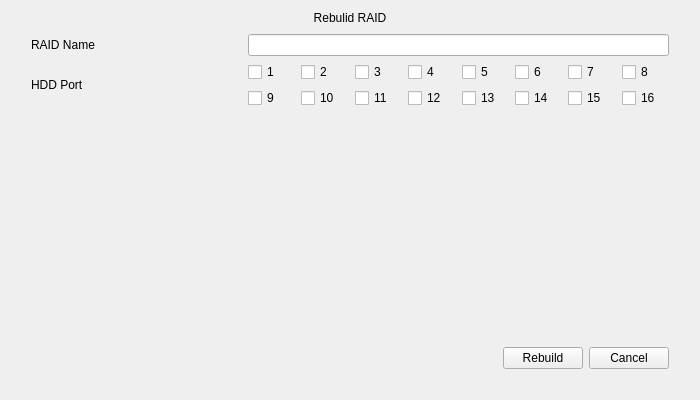
<?xml version="1.0" encoding="UTF-8"?>
<ui version="4.0">
 <class>RebulidRaid</class>
 <widget class="QWidget" name="RebulidRaid">
  <property name="geometry">
   <rect>
    <x>0</x>
    <y>0</y>
    <width>700</width>
    <height>400</height>
   </rect>
  </property>
  <property name="windowTitle">
   <string>Dialog</string>
  </property>
  <layout class="QVBoxLayout" name="verticalLayout">
   <property name="spacing">
    <number>0</number>
   </property>
   <item>
    <widget class="QLabel" name="label_title">
     <property name="text">
      <string>Rebulid RAID</string>
     </property>
     <property name="alignment">
      <set>Qt::AlignCenter</set>
     </property>
    </widget>
   </item>
   <item>
    <widget class="QWidget" name="widget_background" native="true">
     <property name="sizePolicy">
      <sizepolicy hsizetype="Preferred" vsizetype="Expanding">
       <horstretch>0</horstretch>
       <verstretch>0</verstretch>
      </sizepolicy>
     </property>
     <property name="focusPolicy">
      <enum>Qt::StrongFocus</enum>
     </property>
     <layout class="QVBoxLayout" name="verticalLayout_2">
      <property name="leftMargin">
       <number>20</number>
      </property>
      <property name="rightMargin">
       <number>20</number>
      </property>
      <property name="bottomMargin">
       <number>20</number>
      </property>
      <item>
       <layout class="QGridLayout" name="gridLayout">
        <item row="0" column="0">
         <widget class="QLabel" name="label_name">
          <property name="sizePolicy">
           <sizepolicy hsizetype="Preferred" vsizetype="Preferred">
            <horstretch>1</horstretch>
            <verstretch>0</verstretch>
           </sizepolicy>
          </property>
          <property name="text">
           <string>RAID Name</string>
          </property>
         </widget>
        </item>
        <item row="0" column="1">
         <widget class="QLineEdit" name="lineEdit_name">
          <property name="sizePolicy">
           <sizepolicy hsizetype="Expanding" vsizetype="Fixed">
            <horstretch>2</horstretch>
            <verstretch>0</verstretch>
           </sizepolicy>
          </property>
         </widget>
        </item>
        <item row="1" column="1">
         <widget class="QWidget" name="widget_port" native="true">
          <layout class="QGridLayout" name="gridLayout_3">
           <property name="leftMargin">
            <number>0</number>
           </property>
           <property name="topMargin">
            <number>0</number>
           </property>
           <property name="rightMargin">
            <number>0</number>
           </property>
           <property name="bottomMargin">
            <number>0</number>
           </property>
           <item row="0" column="0">
            <widget class="QCheckBox" name="checkBox_1">
             <property name="text">
              <string>1</string>
             </property>
            </widget>
           </item>
           <item row="0" column="1">
            <widget class="QCheckBox" name="checkBox_2">
             <property name="text">
              <string>2</string>
             </property>
            </widget>
           </item>
           <item row="0" column="2">
            <widget class="QCheckBox" name="checkBox_3">
             <property name="text">
              <string>3</string>
             </property>
            </widget>
           </item>
           <item row="0" column="3">
            <widget class="QCheckBox" name="checkBox_4">
             <property name="text">
              <string>4</string>
             </property>
            </widget>
           </item>
           <item row="0" column="4">
            <widget class="QCheckBox" name="checkBox_5">
             <property name="text">
              <string>5</string>
             </property>
            </widget>
           </item>
           <item row="0" column="5">
            <widget class="QCheckBox" name="checkBox_6">
             <property name="text">
              <string>6</string>
             </property>
            </widget>
           </item>
           <item row="0" column="6">
            <widget class="QCheckBox" name="checkBox_7">
             <property name="text">
              <string>7</string>
             </property>
            </widget>
           </item>
           <item row="0" column="7">
            <widget class="QCheckBox" name="checkBox_8">
             <property name="text">
              <string>8</string>
             </property>
            </widget>
           </item>
           <item row="1" column="0">
            <widget class="QCheckBox" name="checkBox_9">
             <property name="text">
              <string>9</string>
             </property>
            </widget>
           </item>
           <item row="1" column="1">
            <widget class="QCheckBox" name="checkBox_10">
             <property name="text">
              <string>10</string>
             </property>
            </widget>
           </item>
           <item row="1" column="2">
            <widget class="QCheckBox" name="checkBox_11">
             <property name="text">
              <string>11</string>
             </property>
            </widget>
           </item>
           <item row="1" column="3">
            <widget class="QCheckBox" name="checkBox_12">
             <property name="text">
              <string>12</string>
             </property>
            </widget>
           </item>
           <item row="1" column="4">
            <widget class="QCheckBox" name="checkBox_13">
             <property name="text">
              <string>13</string>
             </property>
            </widget>
           </item>
           <item row="1" column="5">
            <widget class="QCheckBox" name="checkBox_14">
             <property name="text">
              <string>14</string>
             </property>
            </widget>
           </item>
           <item row="1" column="6">
            <widget class="QCheckBox" name="checkBox_15">
             <property name="text">
              <string>15</string>
             </property>
            </widget>
           </item>
           <item row="1" column="7">
            <widget class="QCheckBox" name="checkBox_16">
             <property name="text">
              <string>16</string>
             </property>
            </widget>
           </item>
          </layout>
         </widget>
        </item>
        <item row="1" column="0">
         <widget class="QLabel" name="label_port">
          <property name="text">
           <string>HDD Port</string>
          </property>
         </widget>
        </item>
       </layout>
      </item>
      <item>
       <spacer name="verticalSpacer">
        <property name="orientation">
         <enum>Qt::Vertical</enum>
        </property>
        <property name="sizeHint" stdset="0">
         <size>
          <width>20</width>
          <height>189</height>
         </size>
        </property>
       </spacer>
      </item>
      <item>
       <layout class="QHBoxLayout" name="horizontalLayout">
        <item>
         <spacer name="horizontalSpacer">
          <property name="orientation">
           <enum>Qt::Horizontal</enum>
          </property>
          <property name="sizeHint" stdset="0">
           <size>
            <width>40</width>
            <height>20</height>
           </size>
          </property>
         </spacer>
        </item>
        <item>
         <widget class="QPushButton" name="pushButton_rebulid">
          <property name="text">
           <string>Rebuild</string>
          </property>
         </widget>
        </item>
        <item>
         <widget class="QPushButton" name="pushButton_cancel">
          <property name="text">
           <string>Cancel</string>
          </property>
         </widget>
        </item>
       </layout>
      </item>
     </layout>
    </widget>
   </item>
  </layout>
 </widget>
 <resources/>
 <connections/>
</ui>
